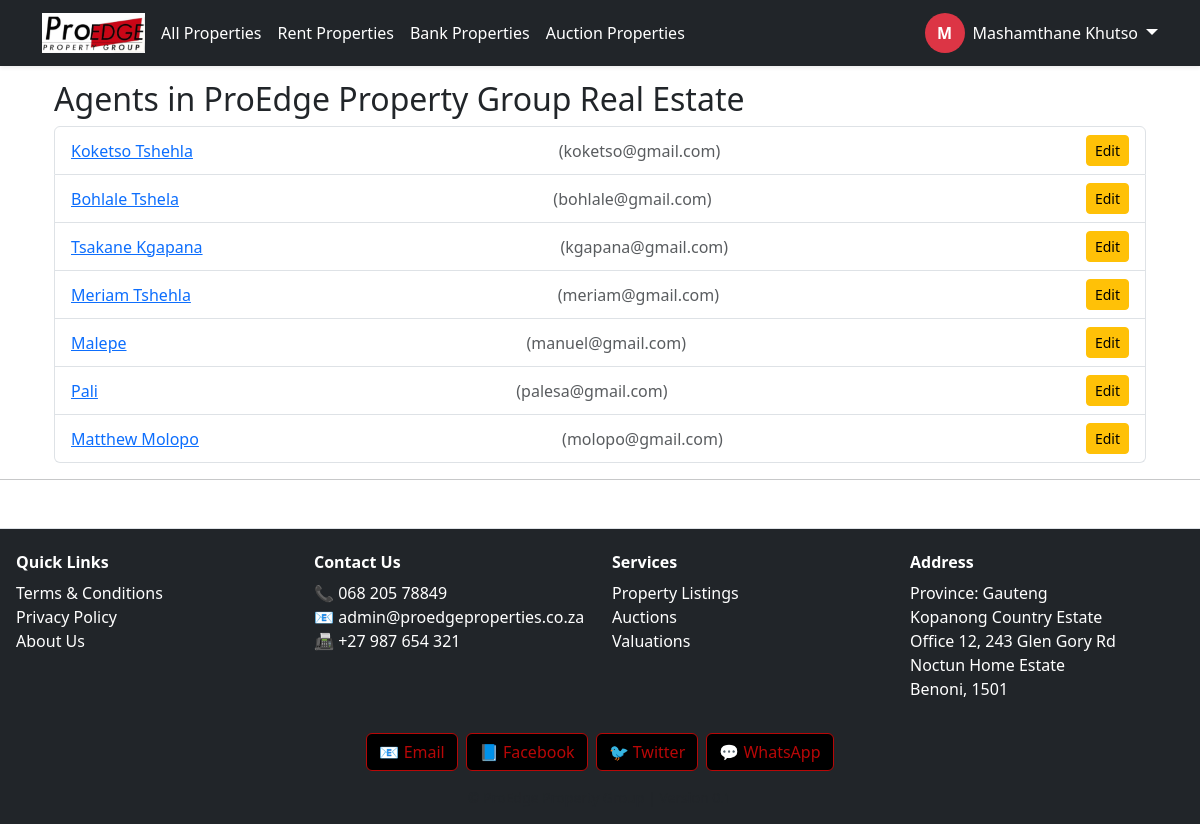
Before: /agency/view-agents/ (signed in) with the older database file.
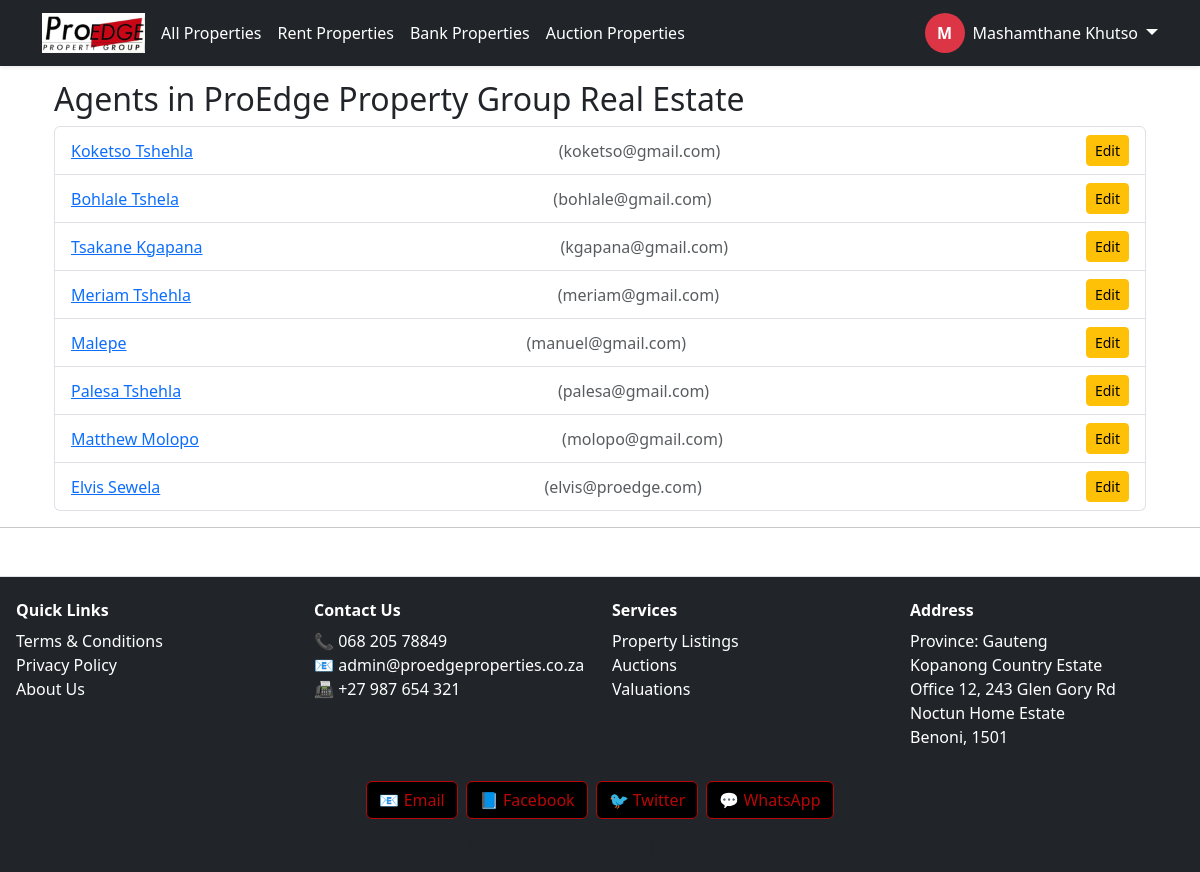
After: the same page with the newer database file.
### proedge/models.py (models this page shows, shortened)
class UserProfile(models.Model):
    user = models.OneToOneField(settings.AUTH_USER_MODEL, on_delete=models.CASCADE)
    full_name = models.CharField(max_length=255, blank=True)
    profile_picture = models.ImageField(upload_to=user_profile_picture_path, blank=True, null=True)
    contact_number = models.CharField(max_length=10, blank=False)
    address = models.CharField(max_length=255)
    is_profile_complete = models.BooleanField(default=False)
    agency = models.ForeignKey('listings.Agency', on_delete=models.SET_NULL, null=True, blank=True)
    ffc_number = models.CharField(max_length=64, blank=True)
    years_experience = models.PositiveIntegerField(default=0)
    ffc_certificate = models.FileField(upload_to='agent_docs/ffc_certificates/', blank=True, null=True)
    id_copy = models.FileField(upload_to='agent_docs/id_copies/', blank=True, null=True)
    proof_of_address = models.FileField(upload_to='agent_docs/proof_of_address/', blank=True, null=True)
    STATUS_CHOICES = [
        ('pending', 'Pending'),
        ('approved', 'Approved'),
        ('rejected', 'Rejected'),
    ]
    ffc_certificate_status = models.CharField(max_length=10, choices=STATUS_CHOICES, default='pending')
    id_copy_status = models.CharField(max_length=10, choices=STATUS_CHOICES, default='pending')
    proof_of_address_status = models.CharField(max_length=10, choices=STATUS_CHOICES, default='pending')

class CustomUser(AbstractUser):
    ROLE_CHOICES = [
        ('buyer', 'Buyer'),
        ('seller', 'Seller'),
        ('tenant', 'Tenant'),
        ('agency', 'Agency'),
        ('landlord', 'Landlord'),
        ('agent', 'Agent'),
        ('bank', 'Bank'),
        ('auctioneer', 'Auctioneer'),
    ]
    role = models.CharField(max_length=20, choices=ROLE_CHOICES)
    email = models.EmailField(unique=True)
    is_email_verified = models.BooleanField(default=False)

### proedge/views.py (the view)
# urls.py: path('agency/view-agents/', views.view_agents, name='view_agents'),
@login_required
def view_agents(request):
    try:
        agency = request.user.agency_profile
    except Agency.DoesNotExist:
        return redirect('create_agency_profile')
    agents = UserProfile.objects.filter(user__role='agent', agency=agency)
    return render(request, 'proedge/view_agents.html', {'agents': agents})

### proedge/templates/proedge/view_agents.html
{% extends "base.html" %}
{% block content %}
<div class="container mt-5">
  <h2>Agents in {{ request.user.agency_profile.name }}</h2>
  {% if agents %}
    <ul class="list-group">
      {% for agent in agents %}
        <li class="list-group-item d-flex justify-content-between align-items-center">
          <a href="{% url 'agency_agent_detail' agent.user.pk %}">
            {{ agent.user.get_full_name|default:agent.user.username }}
          </a>
          <span class="text-muted">({{ agent.user.email }})</span>
          <a href="{% url 'edit_agent_profile' agent.user.pk %}" class="btn btn-sm btn-warning">
            Edit
          </a>
        </li>
      {% endfor %}
    </ul>
  {% else %}
    <p class="text-muted">No agents registered yet.</p>
  {% endif %}
</div>
{% endblock %}

Changed rows visible on the page:
changed through a linked row, UserProfile "palesa@gmail.com": user.get_full_name "Pali" → "Palesa Tshehla"
added UserProfile: user.get_full_name "Elvis Sewela", user.email "elvis@proedge.com"
